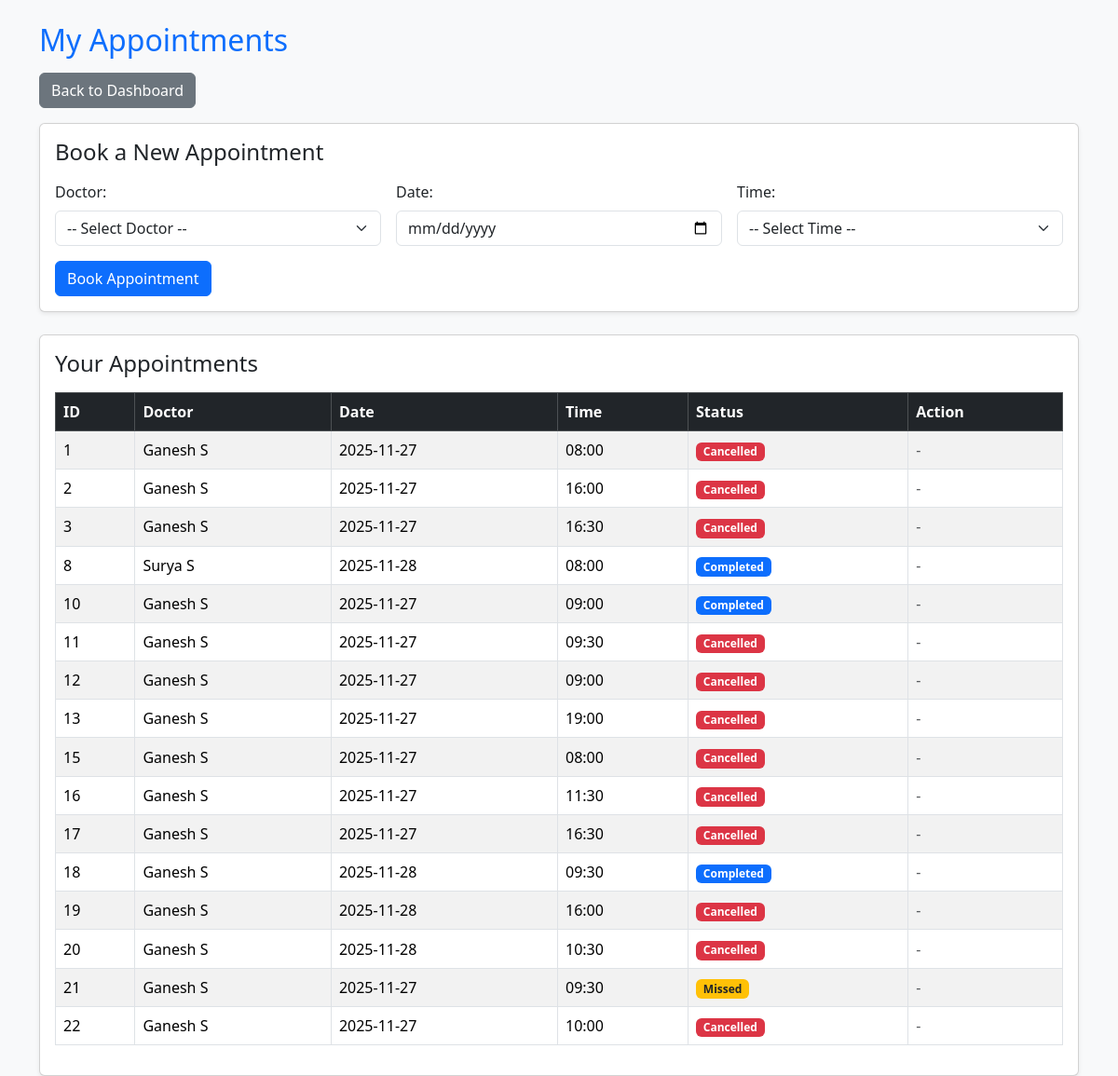
Screenshot of /patient/appointments (signed in) with the database file from the repository.
### app/models.py (models this page shows, shortened)
class Appointment(db.Model):
    __tablename__ = 'appointments'
    id = db.Column(db.Integer, primary_key=True)
    patient_id = db.Column(db.Integer, db.ForeignKey('users.id'), nullable=False)
    doctor_id = db.Column(db.Integer, db.ForeignKey('users.id'), nullable=False)
    date = db.Column(db.Date, nullable=False)
    time = db.Column(db.Time, nullable=False)
    status = db.Column(db.String(20), default='Booked')
    created_at = db.Column(db.DateTime, default=datetime.utcnow)
    patient = db.relationship('User', foreign_keys=[patient_id], backref='patient_appointments')
    doctor = db.relationship('User', foreign_keys=[doctor_id], backref='doctor_appointments')
    treatment = db.relationship('Treatment', backref='appointment', uselist=False, cascade="all, delete")

class User(UserMixin, db.Model):
    __tablename__ = 'users'
    id = db.Column(db.Integer, primary_key=True)
    role = db.Column(db.String(20), nullable=False)
    email = db.Column(db.String(120), unique=True, nullable=False)
    password_hash = db.Column(db.String(128), nullable=False)
    name = db.Column(db.String(120), nullable=False)
    phone = db.Column(db.String(20))
    department_id = db.Column(db.Integer, db.ForeignKey('departments.id'))  # NEW LINE
    created_at = db.Column(db.DateTime, default=datetime.utcnow)
    is_active = db.Column(db.Boolean, default=True)

### app/routes.py (the view, shortened to what this page needs)
    @app.route('/patient/appointments', methods=['GET', 'POST'])
    @login_required
    def patient_appointments():
        if current_user.role != 'patient':
            flash('Unauthorized access!', 'danger')
            return redirect(url_for('login'))
        from .models import DoctorAvailability
        doctors = User.query.filter_by(role='doctor', is_active=True).all()
        appointments = Appointment.query.filter_by(patient_id=current_user.id).all()
        availabilities = [
            {
                "doctor_id": a.doctor_id,
                "date": a.date.strftime("%Y-%m-%d"),
                "start_time": a.start_time.strftime("%H:%M"),
                "end_time": a.end_time.strftime("%H:%M")
            }
            for a in DoctorAvailability.query.all()
        ]
        booked_slots = [
            {
                "doctor_id": appt.doctor_id,
                "date": appt.date.strftime("%Y-%m-%d"),
                "time": appt.time.strftime("%H:%M")
            }
            for appt in Appointment.query.filter_by(status="Booked").all()
        ]
        return render_template(
        'patient_appointments.html',
        doctors=doctors,
        appointments=appointments,
        availabilities=availabilities,
        booked_slots=booked_slots,
        current_time=datetime.now().strftime("%Y-%m-%d %H:%M")
    )

### app/__init__.py (called while the page is built)
def create_app():
    app = Flask(__name__, template_folder="templates")
    app.config['SQLALCHEMY_DATABASE_URI'] = 'sqlite:///hms.db'
    app.config['SQLALCHEMY_TRACK_MODIFICATIONS'] = False
    app.config['SECRET_KEY'] = 'dev-secret-change-this'
    db.init_app(app)
    login_manager.init_app(app)
    @login_manager.user_loader
    def load_user(user_id):
        return User.query.get(int(user_id))
    @app.route('/')
    def index():
        return render_template('index.html')
    from .routes import init_routes
    init_routes(app)
    return app

### app/templates/patient_appointments.html (shortened to what this page needs)
<!DOCTYPE html>
<html lang="en">
<head>
  <link href="https://cdn.jsdelivr.net/npm/bootstrap@5.3.2/dist/css/bootstrap.min.css" rel="stylesheet">
</head>
<body class="bg-light">
<div class="container mt-4">
  <h2 class="text-primary mb-3">My Appointments</h2>
  <a href="{{ url_for('patient_dashboard') }}" class="btn btn-secondary mb-3">Back to Dashboard</a>
  <div class="card shadow-sm mb-4">
    <div class="card-body">
      <h4 class="card-title mb-3">Book a New Appointment</h4>
<form method="POST" id="appointmentForm">
    <div class="row g-3">
        <div class="col-md-4">
            <label class="form-label">Doctor:</label>
            <select name="doctor_id" id="doctorSelect" class="form-select" required>
                <option value="">-- Select Doctor --</option>
            </select>
        </div>
        <div class="col-md-4">
            <label class="form-label">Date:</label>
            <input type="date" name="date" id="dateSelect" class="form-control" required>
        </div>
        <div class="col-md-4">
            <label class="form-label">Time:</label>
            <select name="time" id="timeSelect" class="form-select" required>
                <option value="">-- Select Time --</option>
            </select>
        </div>
        <div class="col-12">
            <button type="submit" class="btn btn-primary">Book Appointment</button>
        </div>
    </div>
</form>
    </div>
  </div>
  <div class="card shadow-sm">
    <div class="card-body">
      <h4 class="card-title mb-3">Your Appointments</h4>
      {% if appointments %}
      <table class="table table-striped table-bordered align-middle">
        <thead class="table-dark">
          <tr>
            <th>ID</th>
            <th>Doctor</th>
            <th>Date</th>
            <th>Time</th>
            <th>Status</th>
            <th>Action</th>
          </tr>
        </thead>
        <tbody>
          {% for a in appointments %}
          <tr>
            <td>{{ a.id }}</td>
            <td>{{ a.doctor.name }}</td>
            <td>{{ a.date }}</td>
            <td>{{ a.time.strftime('%H:%M') }}</td>
            <td class="status-cell"
                data-date="{{ a.date }}"
                data-time="{{ a.time.strftime('%H:%M') }}"
                data-status="{{ a.status }}">
              {% if a.status == 'Booked' %}
                <span class="badge bg-success">Booked</span>
              {% elif a.status == 'Cancelled' %}
                <span class="badge bg-danger">Cancelled</span>
              {% elif a.status == 'Completed' %}
                <span class="badge bg-primary">Completed</span>
              {% else %}
                <span class="badge bg-secondary">{{ a.status }}</span>
              {% endif %}
            </td>
            <td class="action-cell">
              {% if a.status == 'Booked' %}
                <a href="{{ url_for('cancel_appointment', appointment_id=a.id) }}"
                   class="btn btn-sm btn-outline-danger cancel-btn">Cancel</a>
              {% else %}
                <span class="text-muted">-</span>
              {% endif %}
            </td>
          </tr>
          {% endfor %}
        </tbody>
      </table>
      {% else %}
        <p class="text-muted">You have no appointments yet.</p>
      {% endif %}
    </div>
  </div>
</div>
</body>
</html>

### rows the page displays
Appointment: id "1", doctor.name "Ganesh S", date "2025-11-27", time "08:00", status "Cancelled"
Appointment: id "2", doctor.name "Ganesh S", date "2025-11-27", time "16:00", status "Cancelled"
Appointment: id "3", doctor.name "Ganesh S", date "2025-11-27", time "16:30", status "Cancelled"
Appointment: id "8", doctor.name "Surya S", date "2025-11-28", time "08:00", status "Completed"
Appointment: id "10", doctor.name "Ganesh S", date "2025-11-27", time "09:00", status "Completed"
Appointment: id "11", doctor.name "Ganesh S", date "2025-11-27", time "09:30", status "Cancelled"
Appointment: id "12", doctor.name "Ganesh S", date "2025-11-27", time "09:00", status "Cancelled"
Appointment: id "13", doctor.name "Ganesh S", date "2025-11-27", time "19:00", status "Cancelled"
Appointment: id "15", doctor.name "Ganesh S", date "2025-11-27", time "08:00", status "Cancelled"
Appointment: id "16", doctor.name "Ganesh S", date "2025-11-27", time "11:30", status "Cancelled"
Appointment: id "17", doctor.name "Ganesh S", date "2025-11-27", time "16:30", status "Cancelled"
Appointment: id "18", doctor.name "Ganesh S", date "2025-11-28", time "09:30", status "Completed"
Appointment: id "19", doctor.name "Ganesh S", date "2025-11-28", time "16:00", status "Cancelled"
Appointment: id "20", doctor.name "Ganesh S", date "2025-11-28", time "10:30", status "Cancelled"
Appointment: id "21", doctor.name "Ganesh S", date "2025-11-27", time "09:30"
Appointment: id "22", doctor.name "Ganesh S", date "2025-11-27", time "10:00", status "Cancelled"
